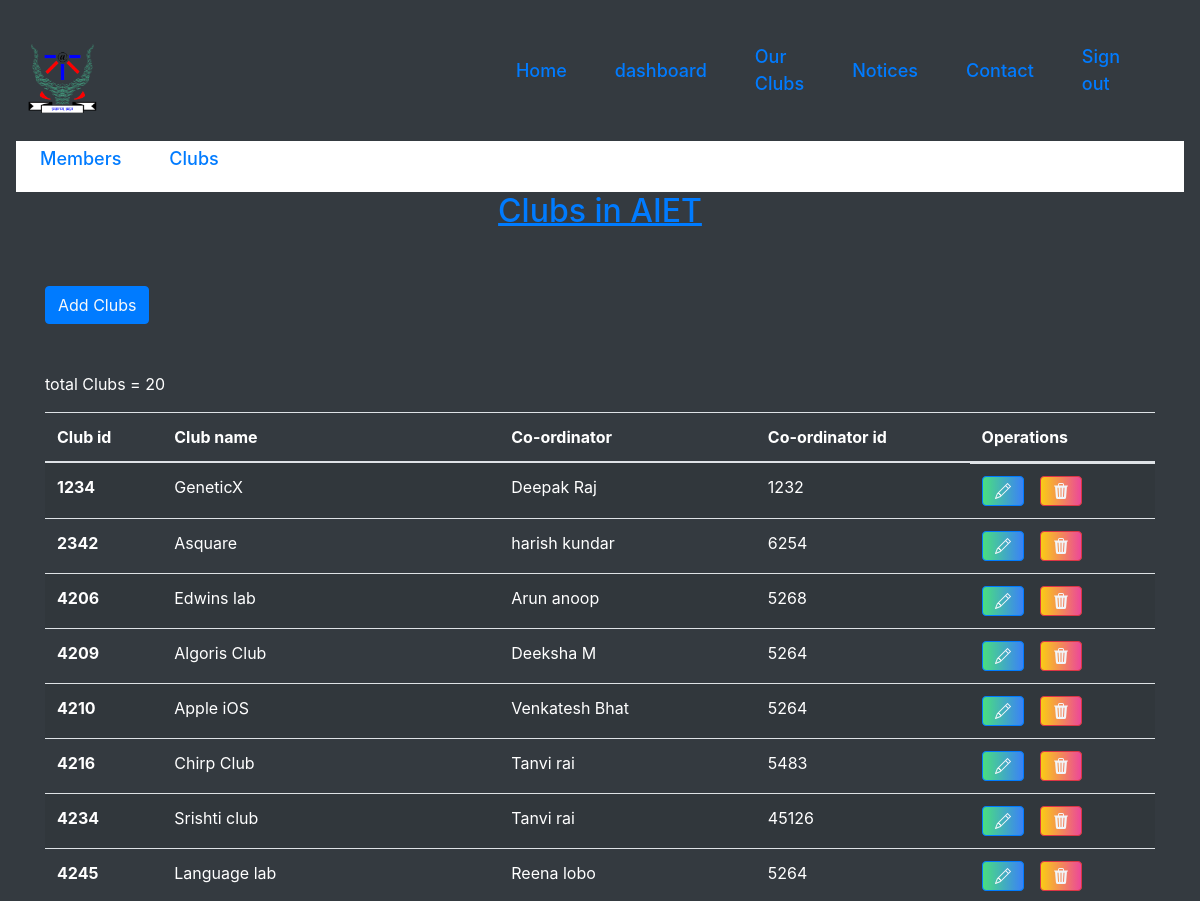
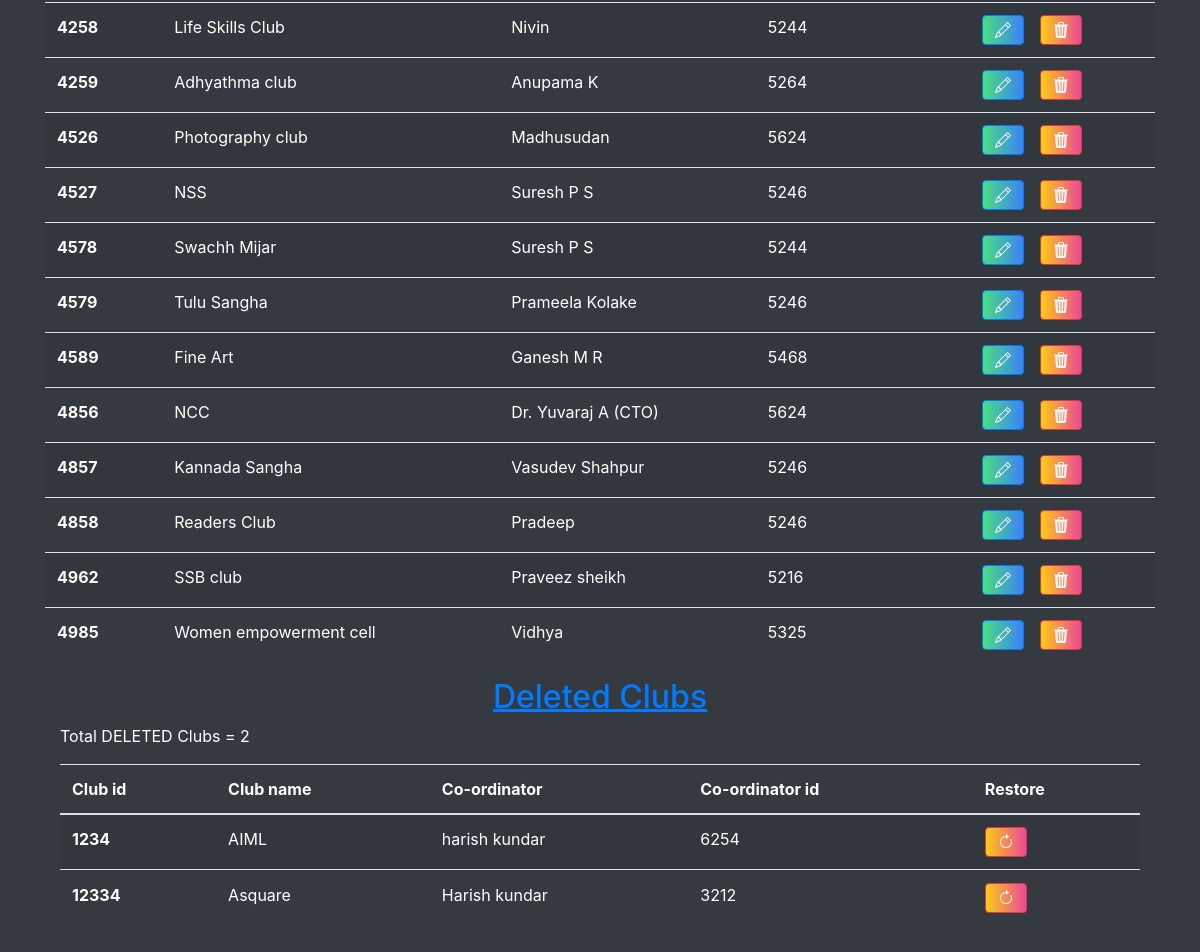
Page /dashboard/dashboard2.php on the committed database (2 pictures, top to bottom).
### tables this page shows
CREATE TABLE `clubinfo` (
  `club_id` int(4) NOT NULL,
  `club_name` varchar(30) NOT NULL,
  `co_ordinator` varchar(30) NOT NULL,
  `co_ordinator_id` int(4) NOT NULL
);

CREATE TABLE `backup` (
  `club_id` int(4) NOT NULL,
  `club_name` varchar(30) NOT NULL,
  `co_ordinator` varchar(30) NOT NULL,
  `co_ordinator_id` int(4) NOT NULL
);

### dashboard/clubs.php (the view, shortened to what this page needs)
<?php
include '../dbconnect.php';
?>
<!DOCTYPE html>
<html lang="en">
<head>
    <link rel="stylesheet" href="https://cdn.jsdelivr.net/npm/bootstrap@4.6.2/dist/css/bootstrap.min.css">
</head>
<body class="p-3 mb-2 bg-dark">
    <div class="container">
    <h2 class="underline underline-offset-1 text-center text-primary animate__animated animate__backInDown animate__animated ">Clubs in AIET</h2>
      <button class="btn btn-primary my-5"><a href="add_club.php" class="text-light"> Add Clubs</a>
    </button>
    <p class="text-white">total Clubs = <?php $p = "select count(*) as `count` from `clubinfo`"; $result= mysqli_query($conn,$p); $row = mysqli_fetch_assoc($result); echo $row['count'];?></p>
        <table class="table table-striped  text-white">
  <thead>
    <tr>
      <th scope="col">Club id</th>
      <th scope="col">Club name</th>
      <th scope="col">Co-ordinator</th>
      <th scope="col">Co-ordinator id</th>
      <th scope="col">Operations</th>
    </tr>
  </thead>
  <tbody>
  <?php
$sql ="Select * from `clubinfo`";
$result = mysqli_query($conn,$sql);
if($result){
    while($row=mysqli_fetch_assoc($result)){
          $club_id = $row['club_id'];
          $clubname = $row['club_name'];
          $coordinator = $row['co_ordinator'];
          $coid = $row['co_ordinator_id'];
          echo '
          <tr class="animate__animated animate__backInUp">
      <th scope="row">'.$club_id.'</th>
      <td>'.$clubname.'</td>
      <td>'.$coordinator.'</td>
      <td>'.$coid.'</td>
      <td class="flex space-x-4">
    <button class="btn btn-primary bg-gradient-to-r from-green-400 to-blue-500 hover:from-pink-500 hover:to-yellow-500 ..."><a href="club_update.php? updateid='.$club_id.'" class="text-slate-100 hover:text-black font-semibold"><svg xmlns="http://www.w3.org/2000/svg" width="16" height="16" fill="currentColor" class="bi bi-pencil" viewBox="0 0 16 16">
    <path d="M12.146.146a.5.5 0 0 1 .708 0l3 3a.5.5 0 0 1 0 .708l-10 10a.5.5 0 0 1-.168.11l-5 2a.5.5 0 0 1-.65-.65l2-5a.5.5 0 0 1 .11-.168l10-10zM11.207 2.5 13.5 4.793 14.793 3.5 12.5 1.207 11.207 2.5zm1.586 3L10.5 3.207 4 9.707V10h.5a.5.5 0 0 1 .5.5v.5h.5a.5.5 0 0 1 .5.5v.5h.293l6.5-6.5zm-9.761 5.175-.106.106-1.528 3.821 3.821-1.528.106-.106A.5.5 0 0 1 5 12.5V12h-.5a.5.5 0 0 1-.5-.5V11h-.5a.5.5 0 0 1-.468-.325z"/>
  </svg></a></button>
    <button class="btn btn-danger bg-gradient-to-r from-yellow-400 to-pink-500 hover:from-blue-500 hover:to-green-500 "><a href="delete_club.php? deleteid='.$club_id.'" class="text-slate-100 hover:text-black font-semibold"><svg xmlns="http://www.w3.org/2000/svg" width="16" height="16" fill="currentColor" class="bi bi-trash3-fill" viewBox="0 0 16 16">
    <path d="M11 1.5v1h3.5a.5.5 0 0 1 0 1h-.538l-.853 10.66A2 2 0 0 1 11.115 16h-6.23a2 2 0 0 1-1.994-1.84L2.038 3.5H1.5a.5.5 0 0 1 0-1H5v-1A1.5 1.5 0 0 1 6.5 0h3A1.5 1.5 0 0 1 11 1.5Zm-5 0v1h4v-1a.5.5 0 0 0-.5-.5h-3a.5.5 0 0 0-.5.5ZM4.5 5.029l.5 8.5a.5.5 0 1 0 .998-.06l-.5-8.5a.5.5 0 1 0-.998.06Zm6.53-.528a.5.5 0 0 0-.528.47l-.5 8.5a.5.5 0 0 0 .998.058l.5-8.5a.5.5 0 0 0-.47-.528ZM8 4.5a.5.5 0 0 0-.5.5v8.5a.5.5 0 0 0 1 0V5a.5.5 0 0 0-.5-.5Z"/>
  </svg></a></button>
</td>
      </tr>';
    }
}
?>
  </tbody>
</table>
<div>
    <?php
        include 'backup.php';
    ?>
</div>
    </div>
</body>
</html>

### dashboard/backup.php (shortened to what this page needs)
<?php
include '../dbconnect.php';
?>
<!DOCTYPE html>
<html lang="en">
<head>
    <link rel="stylesheet" href="https://cdn.jsdelivr.net/npm/bootstrap@4.6.2/dist/css/bootstrap.min.css">
    <link
    rel="stylesheet"
    href="https://cdnjs.cloudflare.com/ajax/libs/animate.css/4.1.1/animate.min.css"
  />
</head>
<body class="p-3 mb-2 bg-dark">
    <div class="container">
    <h2 class="underline underline-offset-1 text-center text-primary animate__animated animate__backInDown animate__animated ">Deleted Clubs</h2>
    <p class="text-white">Total DELETED Clubs = <?php $p = "select count(*) as `count` from `backup`"; $result= mysqli_query($conn,$p); $row = mysqli_fetch_assoc($result); echo $row['count'];?></p>
        <table class="table table-striped  text-white">
  <thead>
    <tr>
      <th scope="col">Club id</th>
      <th scope="col">Club name</th>
      <th scope="col">Co-ordinator</th>
      <th scope="col">Co-ordinator id</th>
      <th scope="col">Restore</th>
    </tr>
  </thead>
  <tbody>
  <?php
$sql ="Select * from `backup`";
$result = mysqli_query($conn,$sql);
if($result){
    while($row=mysqli_fetch_assoc($result)){
          $club_id = $row['club_id'];
          $clubname = $row['club_name'];
          $coordinator = $row['co_ordinator'];
          $coid = $row['co_ordinator_id'];
          echo '
          <tr class="animate__animated animate__backInUp">
      <th scope="row">'.$club_id.'</th>
      <td>'.$clubname.'</td>
      <td>'.$coordinator.'</td>
      <td>'.$coid.'</td>
      <td><button class="btn btn-danger bg-gradient-to-r from-yellow-400 to-pink-500 hover:from-blue-500 hover:to-green-500 "><a href="deletebackup.php? deleteid='.$club_id.'" class="text-slate-100 hover:text-black font-semibold"><svg xmlns="http://www.w3.org/2000/svg" width="16" height="16" fill="currentColor" class="bi bi-arrow-clockwise" viewBox="0 0 16 16"><path fill-rule="evenodd" d="M8 3a5 5 0 1 0 4.546 2.914.5.5 0 0 1 .908-.417A6 6 0 1 1 8 2v1z"/>
      <path d="M8 4.466V.534a.25.25 0 0 1 .41-.192l2.36 1.966c.12.1.12.284 0 .384L8.41 4.658A.25.25 0 0 1 8 4.466z"/>
    </svg></a></button>
</td>
      </tr>';
    }
}
?>
  </tbody>
</table>
    </div>
</body>
</html>

### rows in the picture
clubinfo: club_id "1234", club_name "GeneticX", co_ordinator "Deepak Raj", co_ordinator "1232"
clubinfo: club_id "2342", club_name "Asquare", co_ordinator "harish kundar", co_ordinator "6254"
clubinfo: club_id "4206", club_name "Edwins lab", co_ordinator "Arun anoop", co_ordinator "5268"
clubinfo: club_id "4209", club_name "Algoris Club", co_ordinator "Deeksha M", co_ordinator "5264"
clubinfo: club_id "4210", club_name "Apple iOS", co_ordinator "Venkatesh Bhat", co_ordinator "5264"
clubinfo: club_id "4216", club_name "Chirp Club", co_ordinator "Tanvi rai", co_ordinator "5483"
clubinfo: club_id "4234", club_name "Srishti club", co_ordinator "Tanvi rai", co_ordinator "45126"
clubinfo: club_id "4245", club_name "Language lab", co_ordinator "Reena lobo", co_ordinator "5264"
clubinfo: club_id "4258", club_name "Life Skills Club", co_ordinator "Nivin", co_ordinator "5244"
clubinfo: club_id "4259", club_name "Adhyathma club", co_ordinator "Anupama K", co_ordinator "5264"
clubinfo: club_id "4526", club_name "Photography club", co_ordinator "Madhusudan", co_ordinator "5624"
clubinfo: club_id "4527", club_name "NSS", co_ordinator "Suresh P S", co_ordinator "5246"
clubinfo: club_id "4578", club_name "Swachh Mijar", co_ordinator "Suresh P S", co_ordinator "5244"
clubinfo: club_id "4579", club_name "Tulu Sangha", co_ordinator "Prameela Kolake", co_ordinator "5246"
clubinfo: club_id "4589", club_name "Fine Art", co_ordinator "Ganesh M R", co_ordinator "5468"
clubinfo: club_id "4856", club_name "NCC", co_ordinator "Dr. Yuvaraj A (CTO)", co_ordinator "5624"
clubinfo: club_id "4857", club_name "Kannada Sangha", co_ordinator "Vasudev Shahpur", co_ordinator "5246"
clubinfo: club_id "4858", club_name "Readers Club", co_ordinator "Pradeep", co_ordinator "5246"
clubinfo: club_id "4962", club_name "SSB club", co_ordinator "Praveez sheikh", co_ordinator "5216"
clubinfo: club_id "4985", club_name "Women empowerment cell", co_ordinator "Vidhya", co_ordinator "5325"
backup: club_id "1234", club_name "AIML", co_ordinator "harish kundar", co_ordinator "6254"
backup: club_id "12334", club_name "Asquare", co_ordinator "Harish kundar", co_ordinator "3212"

### other values in the picture
$row['count'] "20"
$row['count'] "2"
